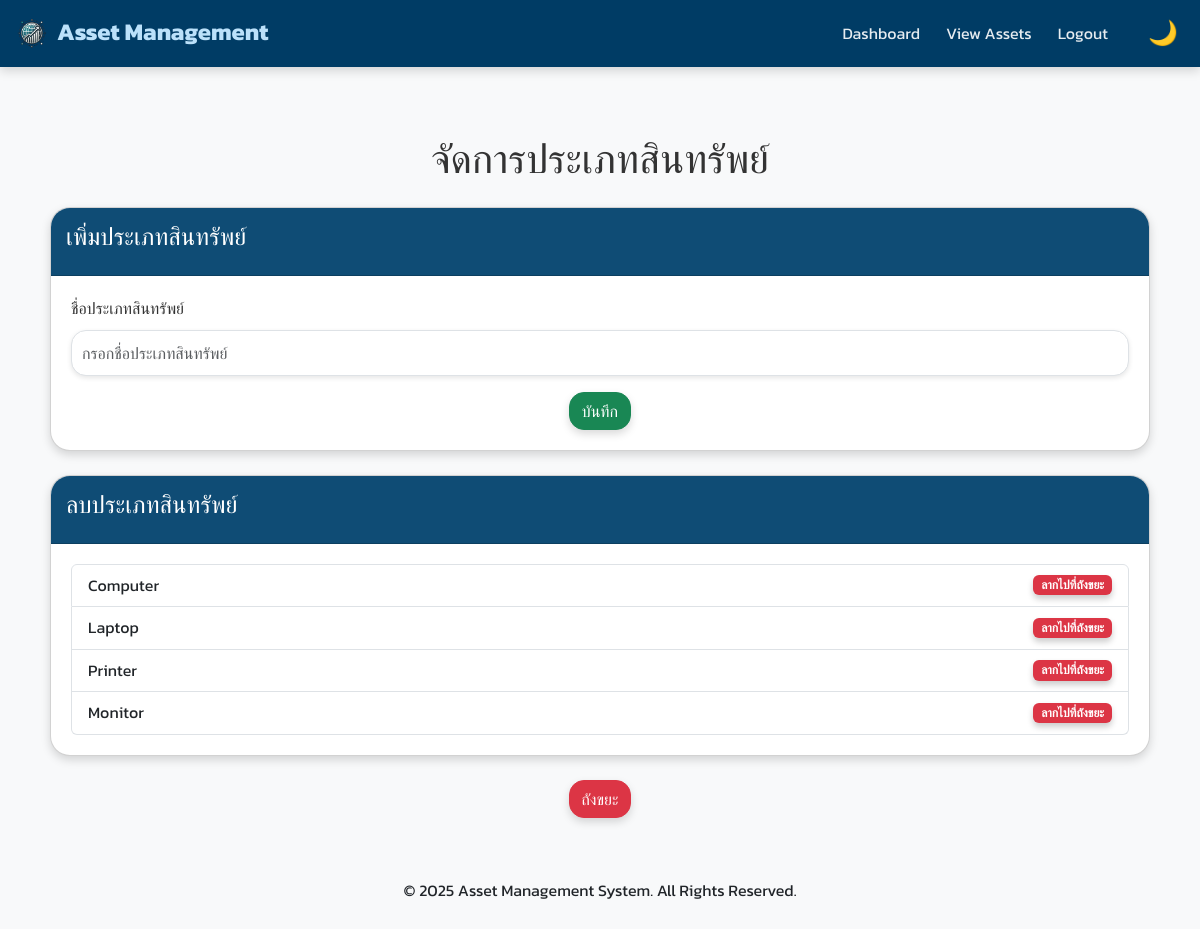
The app's page /views/add_asset_type.php (signed in) with its own data.
### tables this page shows
CREATE TABLE `asset_types` (
  `assets_types_id` int(11) NOT NULL,
  `asset_type_name` varchar(255) NOT NULL,
  `asset_type_hidden` tinyint(1) NOT NULL DEFAULT 0,
  `asset_types_created_at` timestamp NOT NULL DEFAULT current_timestamp()
);

### models/database.php (called while the page is built, shortened)
<?php
class Database {
    private $host = DB_HOST;
    private $dbName = DB_NAME;
    private $username = DB_USER;
    private $password = DB_PASSWORD;
    public $connection;
    private function connect() {
        try {
            $this->connection = new PDO("mysql:host={$this->host};dbname={$this->dbName};charset=utf8mb4", $this->username, $this->password);
            $this->connection->setAttribute(PDO::ATTR_ERRMODE, PDO::ERRMODE_EXCEPTION);
            $this->connection->setAttribute(PDO::ATTR_DEFAULT_FETCH_MODE, PDO::FETCH_ASSOC);
        } catch (PDOException $e) {
            die("Database connection failed: " . $e->getMessage());
        }
    }
    public function getConnection() {
        return $this->connection;
    }
}
?>

### models/assetModel.php (called while the page is built, shortened)
<?php
include_once 'database.php';
class AssetModel {
    private $db;
    public function __construct() {
        $database = new Database();
        $this->db = $database->getConnection();
    }
    public function fetchAssetTypes($includeHidden = false) {
        $query = "SELECT * FROM asset_types";
        $query .= " ORDER BY assets_types_id ASC";
        $stmt = $this->db->prepare($query);
        $stmt->execute();
        return $stmt->fetchAll(PDO::FETCH_ASSOC);
    }
}
?>

### views/add_asset_type.php (the view, shortened to what this page needs)
<?php
include_once '../includes/navbar.php';
include_once '../models/assetModel.php';
$assetModel = new AssetModel();
$assetTypes = $assetModel->fetchAssetTypes(true);
?>
<div class="container mt-5">
    <h1 class="text-center">จัดการประเภทสินทรัพย์</h1>
    <div class="card mt-4">
        <div class="card-header">
            <h4>เพิ่มประเภทสินทรัพย์</h4>
        </div>
        <div class="card-body">
            <form method="POST" action="">
                <div class="mb-3">
                    <label for="name" class="form-label">ชื่อประเภทสินทรัพย์</label>
                    <input type="text" class="form-control" id="name" name="name" placeholder="กรอกชื่อประเภทสินทรัพย์" required>
                </div>
                <div class="text-center">
                    <button type="submit" class="btn btn-success">บันทึก</button>
                </div>
            </form>
        </div>
    </div>
    <div class="card mt-4">
        <div class="card-header">
            <h4>ลบประเภทสินทรัพย์</h4>
        </div>
        <div class="card-body">
            <ul class="list-group" id="assetTypeList">
                <?php foreach ($assetTypes as $type): ?>
                    <?php if ($type['asset_type_hidden'] == 0): ?>
                        <li class="list-group-item d-flex justify-content-between align-items-center" id="type-<?php echo $type['assets_types_id']; ?>">
                            <?php echo htmlspecialchars($type['asset_type_name']); ?>
                            <span
                                class="badge bg-danger drag-badge"
                                draggable="true"
                                ondragstart="drag(event)">
                                ลากไปที่ถังขยะ
                            </span>
                        </li>
                    <?php endif; ?>
                <?php endforeach; ?>
            </ul>
        </div>
    </div>
    <div class="mt-4 text-center">
        <div id="trashBin" class="btn btn-danger" ondrop="drop(event)" ondragover="allowDrop(event)">
            ถังขยะ
        </div>
    </div>
</div>
<?php include_once '../includes/footer.php'; ?>

### assets/css/style.css (style rules this page uses)
:root { --color-primary: #0f4c75; --color-secondary: #3282b8; --color-success: #28a745; --color-warning: #ffc107; --color-danger: #dc3545; --color-light: #f8f9fa; --color-dark: #1b262c; --color-white: #ffffff; --color-text: #333333; --color-text-light: #bbe1fa; --color-dark-text: #e0e0e0; --color-dark-bg: #121212; --color-dark-navbar: rgba(18, 18, 18, 0.9); --color-dark-footer: rgba(27, 38, 44, 0.9); --color-dark-table-bg: #1e1e1e; --color-dark-table-border: #575757; --color-dark-table-striped-odd: #282828; --color-dark-table-striped-even: #121212; }
*, *::before, *::after { margin: 0; padding: 0; box-sizing: border-box; }
html, body { height: 100%; }
body { display: flex; flex-direction: column; font-family: 'Kanit', 'Roboto', 'Caveat', sans-serif; background-color: var(--color-light); color: var(--color-text); line-height: 1.6; transition: background-color 0.5s ease, color 0.5s ease; }
.container { flex: 1 0 auto; padding: 20px; }
.btn { border-radius: 15px; font-size: 1rem; box-shadow: 0 4px 8px rgba(0, 0, 0, 0.15); transition: background-color 0.3s ease, transform 0.3s ease, box-shadow 0.3s ease; }
.card { box-shadow: 0 4px 10px rgba(0, 0, 0, 0.15); border-radius: 20px; background-color: var(--color-white); color: var(--color-text); overflow: hidden; transition: background-color 0.5s ease, color 0.5s ease, transform 0.3s ease; }
.card-header { font-size: 1.25rem; font-weight: bold; background-color: var(--color-primary); color: var(--color-white); padding: 15px; }
.card-body { padding: 20px; }
.form-control, .form-select { border-radius: 15px; padding: 10px; font-size: 1rem; box-shadow: 0 2px 5px rgba(0, 0, 0, 0.1); transition: box-shadow 0.3s ease; }
body, .navbar, .card, .table, footer { transition: background-color 0.5s ease, color 0.5s ease; }
.drag-badge { cursor: grab; box-shadow: 0 4px 6px rgba(0, 0, 0, 0.2); transition: transform 0.3s ease, box-shadow 0.3s ease; }

### records on screen
asset_types: asset_type_name "Computer"
asset_types: asset_type_name "Laptop"
asset_types: asset_type_name "Printer"
asset_types: asset_type_name "Monitor"

### other values on screen
$item['label'] "Dashboard"
$item['label'] "View Assets"
